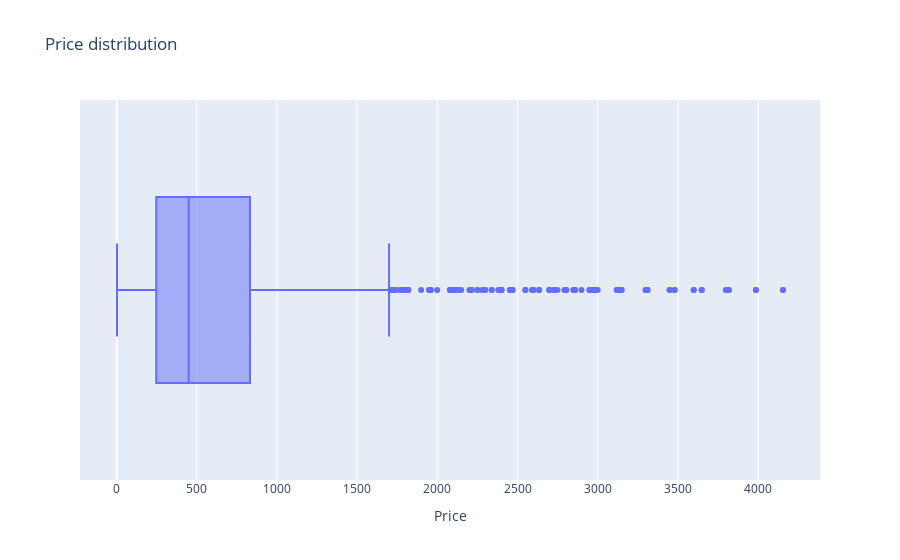

Source (notebook cell):
### Code cell
px.box(df,'Price', title=f'Price distribution')

### Figure 1 — Plotly figure (JSON) as saved in the notebook; plotly's stock layout.template omitted (floating-point values rounded to 4 significant figures; data arrays with more than 128 entries replaced by an {"elided": "..."} marker saying what was removed)
{"data": [{"alignmentgroup": "True", "hovertemplate": "Price=%{x}<extra></extra>", "legendgroup": "", "marker": {"color": "#636efa"}, "name": "", "notched": false, "offsetgroup": "", "orientation": "h", "showlegend": false, "type": "box", "x": {"elided": "1673 int values"}, "x0": " ", "xaxis": "x", "y0": " ", "yaxis": "y"}], "layout": {"boxmode": "group", "legend": {"tracegroupgap": 0}, "title": {"text": "Price distribution"}, "xaxis": {"anchor": "y", "domain": [0, 1], "title": {"text": "Price"}}, "yaxis": {"anchor": "x", "domain": [0, 1]}}}
